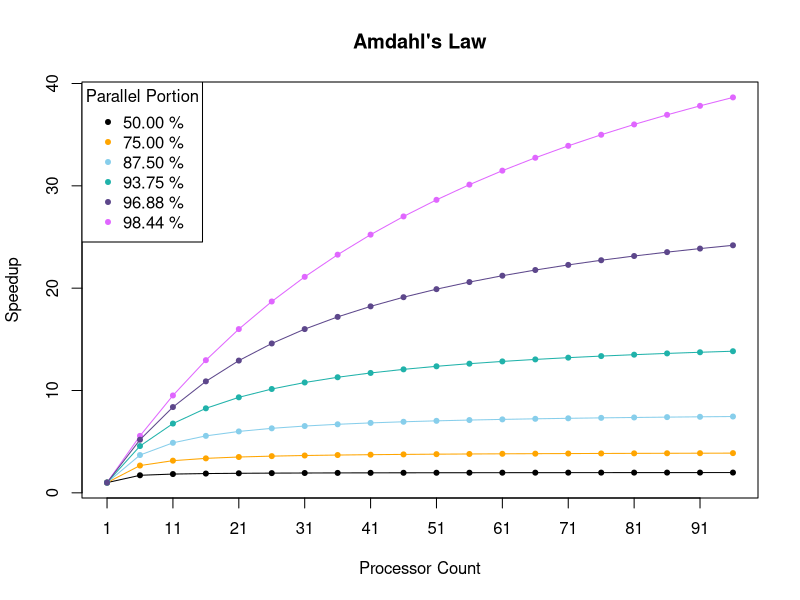
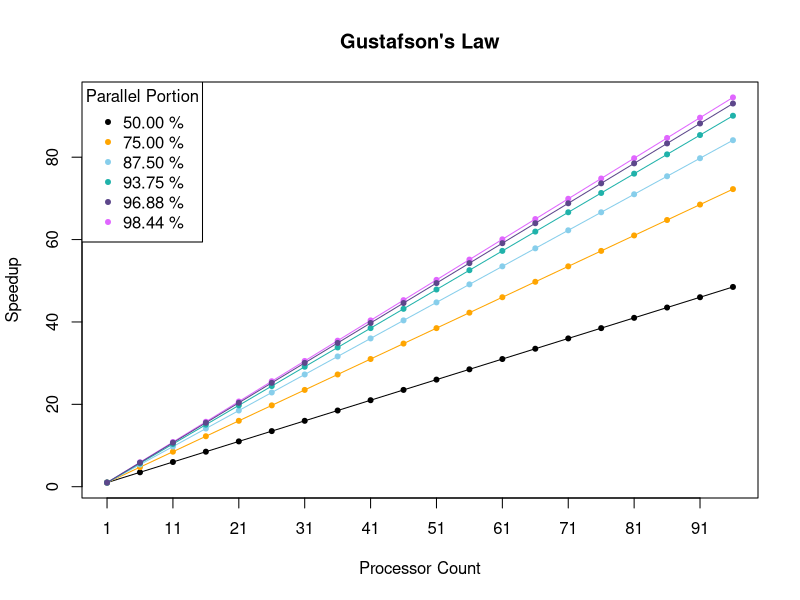

Here is the R script that generated these plots, in order:
#Lets reset the workspace.
rm(list=ls(all.names=TRUE))

# N: The processsor count
# P: Percent of code that is parallelizable
amdahl <- function(N, P) {
  f_N = 1 / ((1 - P) + P / N)
  return(f_N)
}

# N: The processor count
# P: Percent of code that is parallelizable
gustafson <- function(N, P) {
  f_N = N - (1 - P) * (N - 1)  
  return(f_N)
}

color.palette = c("black", "orange", "skyblue", "lightseagreen", "mediumpurple4", "mediumorchid1")

# 1.a) Generate Amdahl data
N <- seq(1, 100, 5)
P <- 1 - 1 / 2 ** seq(1, 6, 1)
# 1.b) Create a plot of Amdahl's Law
plot(N, amdahl(N, tail(P, n=1)), type="o", pch=20, ylab="Speedup", xlab="Processor Count", main="Amdahl's Law", col=tail(color.palette, n=1), xaxt="n")
axis(1, at=seq(1, 100, 10))
for(i in seq(1,5)) {
  lines(N, amdahl(N, P[i]), type="o", pch=20, col=color.palette[i])
}
legend("topleft", legend=sprintf("%0.2f %%", P*100), pch=20, col=color.palette, title="Parallel Portion")
dev.copy2pdf(file="amdahls-law.pdf")



# 2.b) Create a plot of Gustafson’s Law
plot(N, gustafson(N, tail(P, n=1)), type="o", pch=20, ylab="Speedup", xlab="Processor Count", main="Gustafson's Law", col=tail(color.palette, n=1), xaxt="n")
axis(1, at=seq(1, 100, 10))
for(i in seq(1, 5)) {  
  lines(N, gustafson(N, P[i]), type="o", pch=20, col=color.palette[i])
}
legend("topleft", legend=sprintf("%0.2f %%", P*100), pch=20, col=color.palette, title="Parallel Portion")
dev.copy2pdf(file="gustafsons-law.pdf")